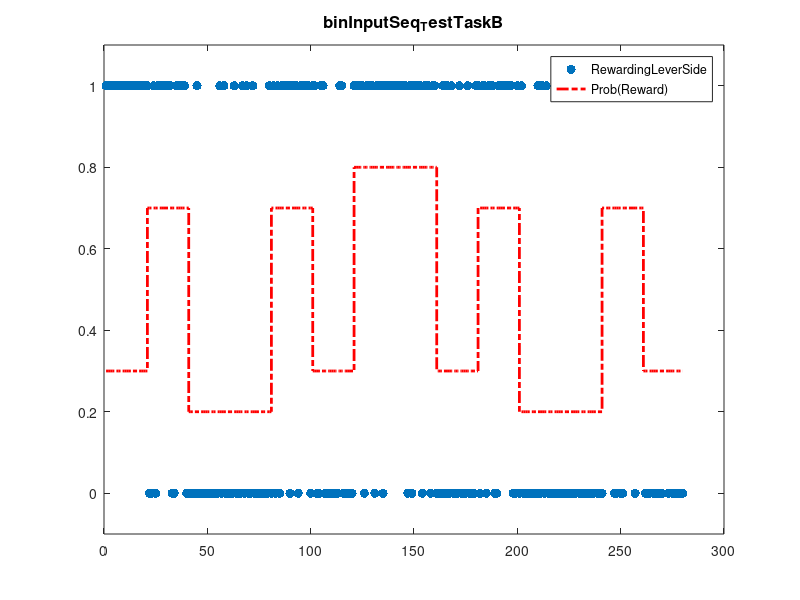

Recreate this plot in MATLAB. (Note: this script raises an error after producing the figure.)
%% TestTask_2 - setup phases 7_BABA Aphases are 40trials long
pPhase1  = 0.3; %B1
lPhase1  = 20; %B1
pPhase2  = 0.7; %B2
lPhase2  = 20;%B2
pPhase3  = 0.2; %A2
lPhase3  = 40; %A2
pPhase4  = 0.7; %B3
lPhase4  = 20; %B3
pPhase5  = 0.3; %B4
lPhase5  = 20; %B4
pPhase6  = 0.8; %A3
lPhase6  = 40; %A3
pPhase7  = 0.3; %B5
lPhase7  = 20; %B5
pPhase8  = 0.7; %B6
lPhase8  = 20; %B6
pPhase9 = 0.2; %A4 
lPhase9 = 40; %A4
pPhase10  = 0.7; %B7
lPhase10  = 20; %B7
pPhase11  = 0.3; %B8
lPhase11  = 20; %B8


% TestTask_2 outcomes 
phase1  = ones(1,lPhase1);
iIncIdx = randperm(lPhase1,floor((1-pPhase1)*lPhase1));

phase2  = ones(1,lPhase2);
iIncIdx = randperm(lPhase2,floor((1-pPhase2)*lPhase2));
phase2(1,iIncIdx) = 0;

phase3  = ones(1,lPhase3);
iIncIdx = randperm(lPhase3,floor((1-pPhase3)*lPhase3));
phase3(1,iIncIdx) = 0;

phase4  = ones(1,lPhase4);
iIncIdx = randperm(lPhase4,floor((1-pPhase4)*lPhase4));
phase4(1,iIncIdx) = 0;

phase5  = ones(1,lPhase5);
iIncIdx = randperm(lPhase5,floor((1-pPhase5)*lPhase5));
phase5(1,iIncIdx) = 0;

phase6  = ones(1,lPhase6);
iIncIdx = randperm(lPhase6,floor((1-pPhase6)*lPhase6));
phase6(1,iIncIdx) = 0;

phase7  = ones(1,lPhase7);
iIncIdx = randperm(lPhase7,floor((1-pPhase7)*lPhase7));
phase7(1,iIncIdx) = 0;

phase8  = ones(1,lPhase8);
iIncIdx = randperm(lPhase8,floor((1-pPhase8)*lPhase8));
phase8(1,iIncIdx) = 0;

phase9  = ones(1,lPhase9);
iIncIdx = randperm(lPhase9,floor((1-pPhase9)*lPhase9));
phase9(1,iIncIdx) = 0;

phase10  = ones(1,lPhase10);
iIncIdx = randperm(lPhase10,floor((1-pPhase10)*lPhase10));
phase10(1,iIncIdx) = 0;

phase11  = ones(1,lPhase11);
iIncIdx = randperm(lPhase11,floor((1-pPhase11)*lPhase11));
phase11(1,iIncIdx) = 0;

% TestTask_2 - create input trajectory
u = [phase1,phase2,phase3,phase4,phase5,phase6,phase7,phase8,phase9,phase10,phase11];
%TeskTask_2 -  underlying probability structure
probStr = [pPhase1*ones(1,lPhase1),pPhase2*ones(1,lPhase2),pPhase3*ones(1,lPhase3),pPhase4*ones(1,lPhase4),pPhase5*ones(1,lPhase5),...
     pPhase6*ones(1,lPhase6),pPhase7*ones(1,lPhase7),pPhase8*ones(1,lPhase8),pPhase9*ones(1,lPhase9),pPhase10*ones(1,lPhase10),...
     pPhase11*ones(1,lPhase11)];

%Create second row for left lever sequence
k = zeros(1,length(u))
for i = 1:length(k)
    if u(1,i) == 0
        k(1,i) = 1;
    end
end

%% PLOTTING
figure;
fig = plot(u, '.', 'MarkerSize', 20); ylim([-0.1, 1.1]);
hold on;
stairs(probStr, '-.', 'Color', 'r', 'LineWidth', 2);
legend({'RewardingLeverSide', 'Prob(Reward)'});
title('binInputSeq_TestTaskB', 'FontWeight', 'bold', 'FontSize', 12);
figdir = fullfile('binInputSeq_TestTaskB_TrajPlot');
save([figdir,'.fig'])
print([figdir,'.png'], '-dpng')

writematrix(u, [pwd,filesep, 'binInputSeq_TestTaskB_RightLeverList.txt'],"Delimiter",',')
writematrix(k, [pwd,filesep,'binInputSeq_TestTaskB_LeftLeverList.txt'],"Delimiter",',')